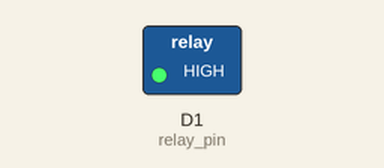
Simulated run of this sketch. Board: ESP8266 (NodeMCU). Parts: switched loads named in the sketch (green lamp = pin HIGH).

Above: at 2.0 s.
At 6.0 s:
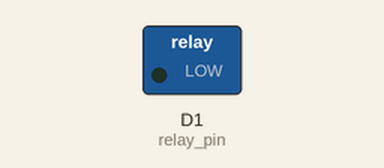
Timing chart, 0 to 10.4 s (numbered marks = the images above):
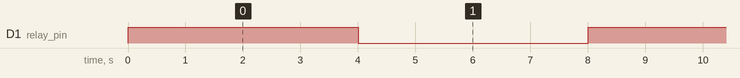

The sketch:

Relay_Fan_Control.ino
```cpp
uint8_t relay_pin = D1;

void setup()
{
  pinMode(relay_pin, OUTPUT);
  digitalWrite(relay_pin, LOW);
}

void loop()
{
  digitalWrite(relay_pin, !digitalRead(relay_pin));
  delay(4000);
}
```

Measured:
- by itself, D1 (relay_pin): alternates HIGH for 4.0 s and LOW for 4.0 s
